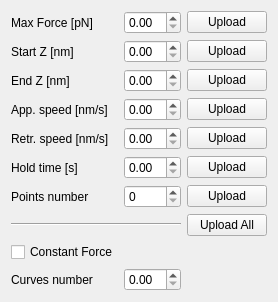
       <widget class="QWidget" name="fvsdTab">
        <attribute name="title">
         <string>FvsD</string>
        </attribute>
        <layout class="QGridLayout" name="gridLayout_7">
         <item row="5" column="1">
          <widget class="QDoubleSpinBox" name="holdTimeNumDbl"/>
         </item>
         <item row="4" column="0">
          <widget class="QLabel" name="label_26">
           <property name="text">
            <string>Retr. speed [nm/s]</string>
           </property>
          </widget>
         </item>
         <item row="7" column="2">
          <widget class="QPushButton" name="uploadFvsdBtn">
           <property name="text">
            <string>Upload All</string>
           </property>
          </widget>
         </item>
         <item row="2" column="1">
          <widget class="QDoubleSpinBox" name="endZNumDbl"/>
         </item>
         <item row="1" column="0">
          <widget class="QLabel" name="label_23">
           <property name="text">
            <string>Start Z [nm]</string>
           </property>
          </widget>
         </item>
         <item row="1" column="2">
          <widget class="QPushButton" name="uploadStartZBtn">
           <property name="text">
            <string>Upload</string>
           </property>
          </widget>
         </item>
         <item row="4" column="2">
          <widget class="QPushButton" name="uploadRestrSpeedBtn">
           <property name="text">
            <string>Upload</string>
           </property>
          </widget>
         </item>
         <item row="2" column="0">
          <widget class="QLabel" name="label_24">
           <property name="text">
            <string>End Z [nm]</string>
           </property>
          </widget>
         </item>
         <item row="0" column="1">
          <widget class="QDoubleSpinBox" name="maxFNumDbl"/>
         </item>
         <item row="5" column="2">
          <widget class="QPushButton" name="uploadHoldTimeBtn">
           <property name="text">
            <string>Upload</string>
           </property>
          </widget>
         </item>
         <item row="0" column="0">
          <widget class="QLabel" name="label_22">
           <property name="text">
            <string>Max Force [pN]</string>
           </property>
          </widget>
         </item>
         <item row="3" column="2">
          <widget class="QPushButton" name="uploadAppSpeedBtn">
           <property name="text">
            <string>Upload</string>
           </property>
          </widget>
         </item>
         <item row="5" column="0">
          <widget class="QLabel" name="label_27">
           <property name="text">
            <string>Hold time [s]</string>
           </property>
          </widget>
         </item>
         <item row="9" column="1">
          <widget class="QDoubleSpinBox" name="curveNumNum"/>
         </item>
         <item row="1" column="1">
          <widget class="QDoubleSpinBox" name="startZNumDbl"/>
         </item>
         <item row="8" column="0">
          <widget class="QCheckBox" name="constForceCkBox">
           <property name="text">
            <string>Constant Force</string>
           </property>
          </widget>
         </item>
         <item row="3" column="0">
          <widget class="QLabel" name="label_25">
           <property name="text">
            <string>App. speed [nm/s]</string>
           </property>
          </widget>
         </item>
         <item row="0" column="2">
          <widget class="QPushButton" name="uploadMaxFBtn">
           <property name="text">
            <string>Upload</string>
           </property>
          </widget>
         </item>
         <item row="4" column="1">
          <widget class="QDoubleSpinBox" name="restrSpeedNumDbl"/>
         </item>
         <item row="9" column="0">
          <widget class="QLabel" name="label_28">
           <property name="text">
            <string>Curves number</string>
           </property>
          </widget>
         </item>
         <item row="2" column="2">
          <widget class="QPushButton" name="uploadEndZBtn">
           <property name="text">
            <string>Upload</string>
           </property>
          </widget>
         </item>
         <item row="3" column="1">
          <widget class="QDoubleSpinBox" name="appSpeedNumDbl"/>
         </item>
         <item row="6" column="0">
          <widget class="QLabel" name="label_32">
           <property name="text">
            <string>Points number</string>
           </property>
          </widget>
         </item>
         <item row="6" column="1">
          <widget class="QSpinBox" name="ptNumNum"/>
         </item>
         <item row="7" column="0" colspan="2">
          <widget class="Line" name="line_8">
           <property name="orientation">
            <enum>Qt::Horizontal</enum>
           </property>
          </widget>
         </item>
         <item row="6" column="2">
          <widget class="QPushButton" name="uploadPtNumBtn">
           <property name="text">
            <string>Upload</string>
           </property>
          </widget>
         </item>
        </layout>
       </widget>
